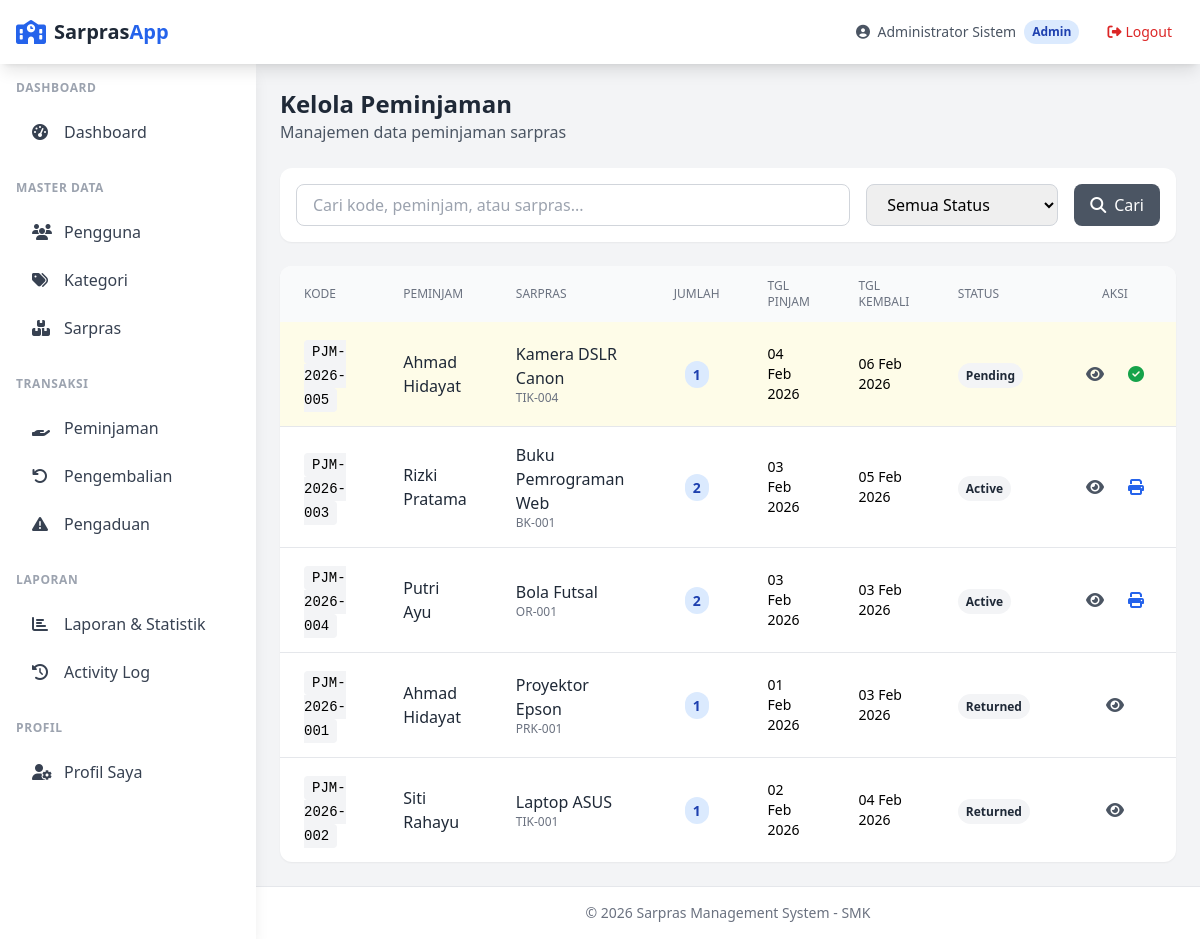
The app's page /admin/peminjaman/index.php (signed in) with its own data.
### tables this page shows
CREATE TABLE peminjaman (
    id INT AUTO_INCREMENT PRIMARY KEY,
    kode_peminjaman VARCHAR(50) NOT NULL UNIQUE,
    user_id INT NOT NULL,
    sarpras_id INT NOT NULL,
    jumlah INT NOT NULL DEFAULT 1,
    tgl_pinjam DATE NOT NULL,
    tgl_kembali_rencana DATE NOT NULL,
    tgl_kembali_aktual DATE,
    tujuan TEXT,
    status ENUM('pending', 'approved', 'rejected', 'active', 'returned', 'overdue') DEFAULT 'pending',
    catatan_admin TEXT,
    approved_by INT,
    approved_at TIMESTAMP NULL,
    created_at TIMESTAMP DEFAULT CURRENT_TIMESTAMP,
    updated_at TIMESTAMP DEFAULT CURRENT_TIMESTAMP ON UPDATE CURRENT_TIMESTAMP,
    FOREIGN KEY (user_id) REFERENCES users(id) ON DELETE RESTRICT,
    FOREIGN KEY (sarpras_id) REFERENCES sarpras(id) ON DELETE RESTRICT,
    FOREIGN KEY (approved_by) REFERENCES users(id) ON DELETE SET NULL
);

CREATE TABLE users (
    id INT AUTO_INCREMENT PRIMARY KEY,
    username VARCHAR(50) NOT NULL UNIQUE,
    password VARCHAR(255) NOT NULL,
    email VARCHAR(100),
    nama_lengkap VARCHAR(100) NOT NULL,
    role ENUM('admin', 'petugas', 'user') NOT NULL DEFAULT 'user',
    phone VARCHAR(20),
    created_at TIMESTAMP DEFAULT CURRENT_TIMESTAMP,
    updated_at TIMESTAMP DEFAULT CURRENT_TIMESTAMP ON UPDATE CURRENT_TIMESTAMP
);

CREATE TABLE sarpras (
    id INT AUTO_INCREMENT PRIMARY KEY,
    kode VARCHAR(50) NOT NULL UNIQUE,
    nama VARCHAR(150) NOT NULL,
    kategori_id INT NOT NULL,
    lokasi VARCHAR(100),
    deskripsi TEXT,
    jumlah_stok INT NOT NULL DEFAULT 0,
    kondisi ENUM('baik', 'rusak_ringan', 'rusak_berat') DEFAULT 'baik',
    foto VARCHAR(255),
    created_at TIMESTAMP DEFAULT CURRENT_TIMESTAMP,
    updated_at TIMESTAMP DEFAULT CURRENT_TIMESTAMP ON UPDATE CURRENT_TIMESTAMP,
    FOREIGN KEY (kategori_id) REFERENCES kategori_sarpras(id) ON DELETE RESTRICT
);

### config/database.php (called while the page is built, shortened)
<?php
function getConnection() {
    static $pdo = null;
    if ($pdo === null) {
        try {
            $dsn = "mysql:host=" . DB_HOST . ";dbname=" . DB_NAME . ";charset=" . DB_CHARSET;
            $options = [
                PDO::ATTR_ERRMODE => PDO::ERRMODE_EXCEPTION,
                PDO::ATTR_DEFAULT_FETCH_MODE => PDO::FETCH_ASSOC,
                PDO::ATTR_EMULATE_PREPARES => false,
            ];
            $pdo = new PDO($dsn, DB_USER, DB_PASS, $options);
        } catch (PDOException $e) {
            die("Database connection failed: " . $e->getMessage());
        }
    }
    return $pdo;
}
function query($sql, $params = []) {
    $pdo = getConnection();
    $stmt = $pdo->prepare($sql);
    $stmt->execute($params);
    return $stmt;
}
function fetchAll($sql, $params = []) {
    return query($sql, $params)->fetchAll();
}

### admin/peminjaman/index.php (the view, shortened to what this page needs)
<?php
require_once __DIR__ . '/../../includes/functions.php';
$page = max(1, intval($_GET['page'] ?? 1));
$perPage = 10;
$search = sanitize($_GET['search'] ?? '');
$where = "WHERE 1=1";
$params = [];
$totalItems = fetch("
    SELECT COUNT(*) as count
    FROM peminjaman p
    JOIN users u ON p.user_id = u.id
    JOIN sarpras s ON p.sarpras_id = s.id
    $where
", $params)['count'];
$pagination = paginate($totalItems, $page, $perPage);
$peminjaman = fetchAll("
    SELECT p.*, u.nama_lengkap, s.nama as sarpras_nama, s.kode as sarpras_kode,
           a.nama_lengkap as approved_by_name
    FROM peminjaman p
    JOIN users u ON p.user_id = u.id
    JOIN sarpras s ON p.sarpras_id = s.id
    LEFT JOIN users a ON p.approved_by = a.id
    $where
    ORDER BY
        CASE p.status
            WHEN 'pending' THEN 1
            WHEN 'active' THEN 2
            WHEN 'approved' THEN 3
            ELSE 4
        END,
        p.created_at DESC
    LIMIT {$pagination['per_page']} OFFSET {$pagination['offset']}
", $params);
require_once __DIR__ . '/../../includes/header.php';
?>
<div class="space-y-6">
    <div class="flex flex-col sm:flex-row sm:items-center sm:justify-between gap-4">
        <div>
            <h1 class="text-2xl font-bold text-gray-800">Kelola Peminjaman</h1>
            <p class="text-gray-600">Manajemen data peminjaman sarpras</p>
        </div>
    </div>
    <div class="bg-white rounded-xl shadow-sm p-4">
        <form method="GET" class="flex flex-col sm:flex-row gap-4">
            <div class="flex-1">
                <input type="text" name="search" value="<?= e($search) ?>"
                    placeholder="Cari kode, peminjam, atau sarpras..."
                    class="w-full px-4 py-2 border border-gray-300 rounded-lg focus:ring-2 focus:ring-blue-500 focus:border-blue-500">
            </div>
            <div class="w-full sm:w-48">
                <select name="status" class="w-full px-4 py-2 border border-gray-300 rounded-lg focus:ring-2 focus:ring-blue-500 focus:border-blue-500">
                    <option value="">Semua Status</option>
                </select>
            </div>
            <button type="submit" class="px-4 py-2 bg-gray-600 text-white rounded-lg hover:bg-gray-700 transition">
                <i class="fas fa-search mr-2"></i>Cari
            </button>
        </form>
    </div>
    <div class="bg-white rounded-xl shadow-sm overflow-hidden">
        <div class="overflow-x-auto">
            <table class="w-full">
                <thead class="bg-gray-50">
                    <tr>
                        <th class="px-6 py-3 text-left text-xs font-medium text-gray-500 uppercase">Kode</th>
                        <th class="px-6 py-3 text-left text-xs font-medium text-gray-500 uppercase">Peminjam</th>
                        <th class="px-6 py-3 text-left text-xs font-medium text-gray-500 uppercase">Sarpras</th>
                        <th class="px-6 py-3 text-center text-xs font-medium text-gray-500 uppercase">Jumlah</th>
                        <th class="px-6 py-3 text-left text-xs font-medium text-gray-500 uppercase">Tgl Pinjam</th>
                        <th class="px-6 py-3 text-left text-xs font-medium text-gray-500 uppercase">Tgl Kembali</th>
                        <th class="px-6 py-3 text-left text-xs font-medium text-gray-500 uppercase">Status</th>
                        <th class="px-6 py-3 text-center text-xs font-medium text-gray-500 uppercase">Aksi</th>
                    </tr>
                </thead>
                <tbody class="divide-y divide-gray-200">
                    <?php if (empty($peminjaman)): ?>
                        <tr>
                            <td colspan="8" class="px-6 py-8 text-center text-gray-500">
                                <i class="fas fa-inbox text-4xl mb-3 block"></i>
                                Tidak ada data peminjaman
                            </td>
                        </tr>
                    <?php else: ?>
                        <?php foreach ($peminjaman as $p): ?>
                            <tr class="hover:bg-gray-50 <?= $p['status'] === 'pending' ? 'bg-yellow-50' : '' ?>">
                                <td class="px-6 py-4">
                                    <span class="font-mono text-sm bg-gray-100 px-2 py-1 rounded"><?= e($p['kode_peminjaman']) ?></span>
                                </td>
                                <td class="px-6 py-4">
                                    <p class="font-medium text-gray-800"><?= e($p['nama_lengkap']) ?></p>
                                </td>
                                <td class="px-6 py-4">
                                    <p class="font-medium text-gray-800"><?= e($p['sarpras_nama']) ?></p>
                                    <p class="text-xs text-gray-500"><?= e($p['sarpras_kode']) ?></p>
                                </td>
                                <td class="px-6 py-4 text-center">
                                    <span class="px-2 py-1 text-sm font-semibold rounded-full bg-blue-100 text-blue-800">
                                        <?= $p['jumlah'] ?>
                                    </span>
                                </td>
                                <td class="px-6 py-4 text-sm"><?= formatDate($p['tgl_pinjam']) ?></td>
                                <td class="px-6 py-4 text-sm"><?= formatDate($p['tgl_kembali_rencana']) ?></td>
                                <td class="px-6 py-4"><?= getStatusBadge($p['status']) ?></td>
                                <td class="px-6 py-4">
                                    <div class="flex items-center justify-center space-x-2">
                                        <a href="view.php?id=<?= $p['id'] ?>"
                                            class="p-2 text-gray-600 hover:bg-gray-50 rounded-lg transition" title="Detail">
                                            <i class="fas fa-eye"></i>
                                        </a>
                                        <?php if ($p['status'] === 'pending'): ?>
                                            <a href="approve.php?id=<?= $p['id'] ?>"
                                                class="p-2 text-green-600 hover:bg-green-50 rounded-lg transition" title="Proses">
                                                <i class="fas fa-check-circle"></i>
                                            </a>
                                        <?php endif; ?>
                                        <?php if ($p['status'] === 'approved' || $p['status'] === 'active'): ?>
                                            <a href="receipt.php?id=<?= $p['id'] ?>"
                                                class="p-2 text-blue-600 hover:bg-blue-50 rounded-lg transition" title="Cetak Bukti">
                                                <i class="fas fa-print"></i>
                                            </a>
                                        <?php endif; ?>
                                    </div>
                                </td>
                            </tr>
                        <?php endforeach; ?>
                    <?php endif; ?>
                </tbody>
            </table>
        </div>
    </div>
</div>
<?php require_once __DIR__ . '/../../includes/footer.php'; ?>

### includes/functions.php (shortened to what this page needs)
<?php
function sanitize($input)
{
    return htmlspecialchars(trim($input), ENT_QUOTES, 'UTF-8');
}
function e($string)
{
    return htmlspecialchars($string ?? '', ENT_QUOTES, 'UTF-8');
}
function formatDate($date, $format = 'd M Y')
{
    return date($format, strtotime($date));
}
function getStatusBadge($status)
{
    $badges = [
        'pending' => '<span class="px-2 py-1 text-xs font-semibold rounded-full bg-yellow-100 text-yellow-800">Menunggu</span>',
        'approved' => '<span class="px-2 py-1 text-xs font-semibold rounded-full bg-blue-100 text-blue-800">Disetujui</span>',
        'rejected' => '<span class="px-2 py-1 text-xs font-semibold rounded-full bg-red-100 text-red-800">Ditolak</span>',
        'active' => '<span class="px-2 py-1 text-xs font-semibold rounded-full bg-green-100 text-green-800">Aktif</span>',
        'returned' => '<span class="px-2 py-1 text-xs font-semibold rounded-full bg-gray-100 text-gray-800">Dikembalikan</span>',
        'overdue' => '<span class="px-2 py-1 text-xs font-semibold rounded-full bg-red-100 text-red-800">Terlambat</span>',
        'proses' => '<span class="px-2 py-1 text-xs font-semibold rounded-full bg-blue-100 text-blue-800">Diproses</span>',
        'selesai' => '<span class="px-2 py-1 text-xs font-semibold rounded-full bg-green-100 text-green-800">Selesai</span>',
        'ditutup' => '<span class="px-2 py-1 text-xs font-semibold rounded-full bg-gray-100 text-gray-800">Ditutup</span>',
    ];
    return $badges[$status] ?? '<span class="px-2 py-1 text-xs font-semibold rounded-full bg-gray-100 text-gray-800">' . ucfirst($status) . '</span>';
}

### records on screen
peminjaman: kode_peminjaman "PJM-2026-005", user.nama_lengkap "Ahmad Hidayat", sarpras.nama "Kamera DSLR Canon", sarpras.kode "TIK-004", jumlah "1", tgl_pinjam "04 Feb 2026", tgl_kembali_rencana "06 Feb 2026", status "Pending"
peminjaman: kode_peminjaman "PJM-2026-003", user.nama_lengkap "Rizki Pratama", sarpras.nama "Buku Pemrograman Web", sarpras.kode "BK-001", jumlah "2", tgl_pinjam "03 Feb 2026", tgl_kembali_rencana "05 Feb 2026", status "Active"
peminjaman: kode_peminjaman "PJM-2026-004", user.nama_lengkap "Putri Ayu", sarpras.nama "Bola Futsal", sarpras.kode "OR-001", jumlah "2", tgl_pinjam "03 Feb 2026", tgl_kembali_rencana "03 Feb 2026", status "Active"
peminjaman: kode_peminjaman "PJM-2026-001", user.nama_lengkap "Ahmad Hidayat", sarpras.nama "Proyektor Epson", sarpras.kode "PRK-001", jumlah "1", tgl_pinjam "01 Feb 2026", tgl_kembali_rencana "03 Feb 2026", status "Returned"
peminjaman: kode_peminjaman "PJM-2026-002", user.nama_lengkap "Siti Rahayu", sarpras.nama "Laptop ASUS", sarpras.kode "TIK-001", jumlah "1", tgl_pinjam "02 Feb 2026", tgl_kembali_rencana "04 Feb 2026", status "Returned"

### other values on screen
$currentUser['nama_lengkap'] "Administrator Sistem"
$currentRole "Admin"
